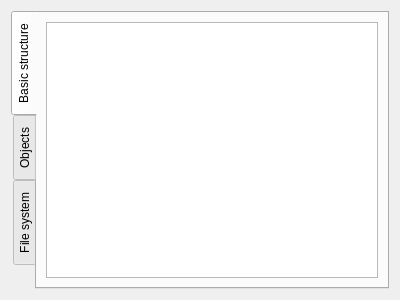
<?xml version="1.0" encoding="UTF-8"?>
<ui version="4.0">
 <class>ProjectStructureWidget</class>
 <widget class="QWidget" name="ProjectStructureWidget">
  <property name="geometry">
   <rect>
    <x>0</x>
    <y>0</y>
    <width>400</width>
    <height>300</height>
   </rect>
  </property>
  <property name="windowTitle">
   <string>Form</string>
  </property>
  <layout class="QVBoxLayout" name="verticalLayout">
   <item>
    <widget class="QTabWidget" name="projectTabWidget">
     <property name="tabPosition">
      <enum>QTabWidget::West</enum>
     </property>
     <property name="currentIndex">
      <number>0</number>
     </property>
     <widget class="QWidget" name="basicStructureTab">
      <attribute name="title">
       <string>Basic structure</string>
      </attribute>
      <layout class="QVBoxLayout" name="verticalLayout_2">
       <item>
        <widget class="QTreeWidget" name="basicStructureWidget">
         <property name="animated">
          <bool>true</bool>
         </property>
         <attribute name="headerVisible">
          <bool>false</bool>
         </attribute>
         <column>
          <property name="text">
           <string notr="true">1</string>
          </property>
         </column>
        </widget>
       </item>
      </layout>
     </widget>
     <widget class="QWidget" name="objectsTab">
      <attribute name="title">
       <string>Objects</string>
      </attribute>
      <layout class="QVBoxLayout" name="verticalLayout_3">
       <item>
        <widget class="QTreeWidget" name="objectsStructureWidget">
         <property name="animated">
          <bool>true</bool>
         </property>
         <attribute name="headerVisible">
          <bool>false</bool>
         </attribute>
         <column>
          <property name="text">
           <string notr="true">1</string>
          </property>
         </column>
        </widget>
       </item>
      </layout>
     </widget>
     <widget class="QWidget" name="fsTab">
      <attribute name="title">
       <string>File system</string>
      </attribute>
      <layout class="QVBoxLayout" name="verticalLayout_4">
       <item>
        <widget class="QTreeWidget" name="fsStructureWidget">
         <property name="animated">
          <bool>true</bool>
         </property>
         <attribute name="headerVisible">
          <bool>false</bool>
         </attribute>
         <column>
          <property name="text">
           <string notr="true">1</string>
          </property>
         </column>
        </widget>
       </item>
      </layout>
     </widget>
    </widget>
   </item>
  </layout>
 </widget>
 <resources/>
 <connections/>
</ui>
